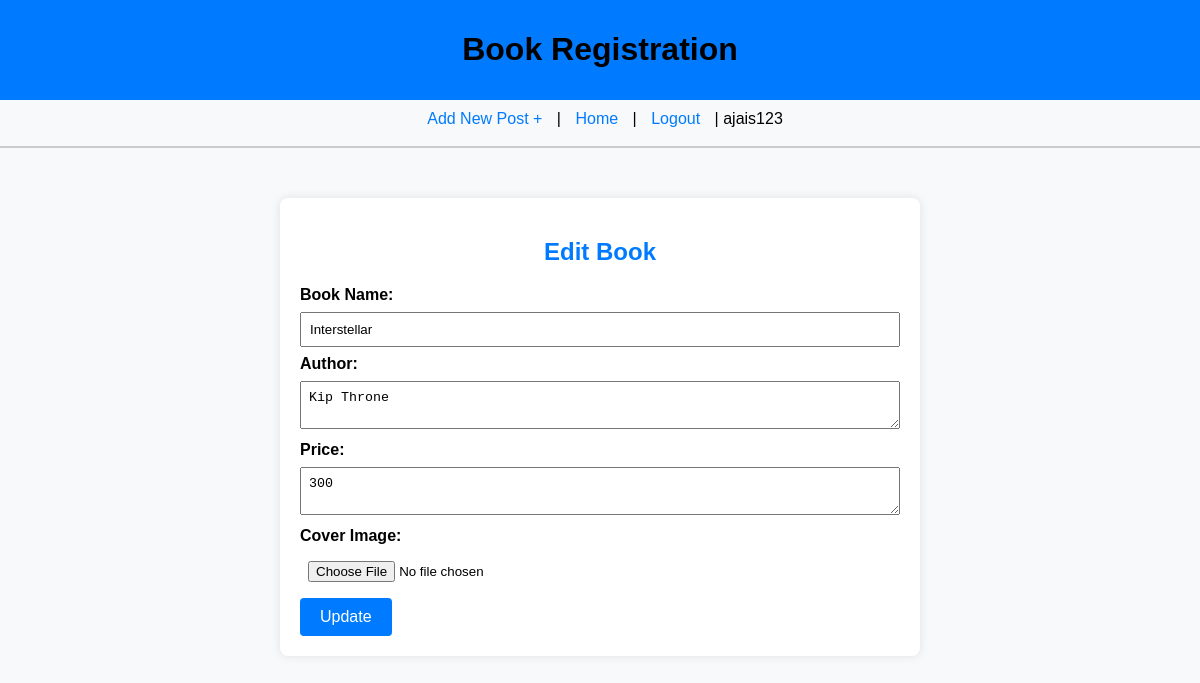
The app's page /edit/1/ (signed in) with its own data.
### bookapp/models.py (models this page shows, shortened)
class Article(models.Model):
    Bookname = models.CharField(max_length=200)
    Author = models.TextField()
    Price = models.IntegerField()
    cover_image = models.ImageField(upload_to="article_images/", null=True, blank=True)
    author = models.ForeignKey(User, on_delete=models.CASCADE)
    created = models.DateTimeField(auto_now_add=True)
    updated = models.DateTimeField(auto_now=True)

### bookapp/views.py (the view, shortened to what this page needs)
# urls.py: path('edit/<int:id>/',edit,name='edit'),
@login_required(login_url="login")
def edit(request, id):
    edits = Article.objects.get(id=id)
    context = {"blog": edits}
    return render(request, "edit.html", context)

### bookapp/templates/edit.html (shortened to what this page needs)
{% extends 'base.html' %}
{% block content %}
<div class="form-container">
    <form method="post" enctype="multipart/form-data">
        <h2>Edit Book</h2>
        <label for="bookname">Book Name:</label>
        <input type="text" name="bookname" id="bookname" value="{{ blog.Bookname }}" required>
        <label for="author">Author:</label>
        <textarea name="author" id="author" required>{{ blog.Author }}</textarea>
        <label for="price">Price:</label>
        <textarea name="price" id="price" required>{{ blog.Price }}</textarea>
        <label for="cover_image">Cover Image:</label>
        <input type="file" name="cover_image" id="cover_image" accept="image/*">
        <input type="submit" value="Update">
    </form>
</div>
{% endblock content %}

### bookapp/templates/base.html (shortened to what this page needs)
<!DOCTYPE html>
<html lang="en">
<head>
</head>
<body>
<header>
    <h1>Book Registration</h1>
</header>
<nav>
    <a href="{% url 'create' %}">Add New Post +</a> |
    <a href="{% url 'home' %}">Home</a> |
    {% if request.user.is_authenticated %}
        <a href="{% url 'logout' %}">Logout</a> |
    {% else %}
        <a href="{% url 'register' %}">Register</a> |
        <a href="{% url 'login' %}">Login</a>
    {% endif %}
    {% if request.user.is_authenticated %}
        {{ request.user.username }}
    {% endif %}
</nav>
<hr />
<div class="content">
    {% block content %}
    {% endblock content %}
</div>
</body>
</html>

### bookapp/templates/base.html (style rules this page uses)
body { font-family: 'Arial', sans-serif; background-color: #f8f9fa; margin: 0; padding: 0; }
header { background-color: #007bff; color: #000000 !important; text-align: center; padding: 10px; }
nav { background-color: #f8f9fa; padding: 10px; text-align: center; }
nav a { text-decoration: none; color: #007bff; margin: 0 10px; }
hr { border: 1px solid #ccc; }
.content { margin: 20px; }

### bookapp/templates/edit.html (style rules this page uses)
body { background-color: #f8f9fa; }
.form-container { max-width: 600px; margin: 50px auto; padding: 20px; background-color: #fff; border-radius: 8px; box-shadow: 0 0 10px rgba(0, 0, 0, 0.1); }
h2 { text-align: center; color: #007bff; }
label { font-weight: bold; }
input[type="text"], textarea, input[type="file"] { width: 100%; padding: 8px; margin: 8px 0; box-sizing: border-box; }
input[type="submit"] { background-color: #007bff; color: #fff; padding: 10px 20px; border: none; border-radius: 4px; cursor: pointer; font-size: 16px; }

### records on screen
Article: bookname "Interstellar", author "Kip Throne", price "300"

### other values on screen
{{ request.user.username }} "ajais123"
